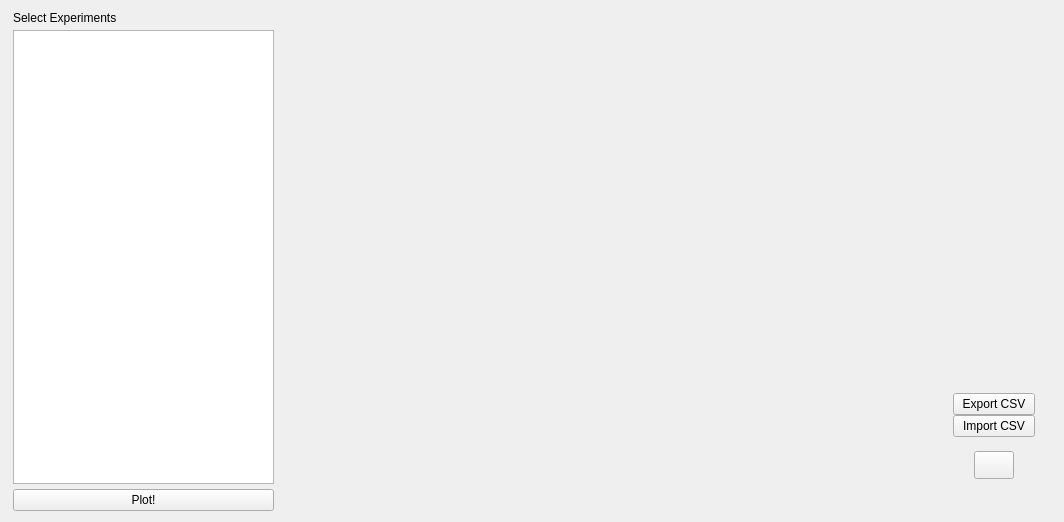
      <widget class="QWidget" name="PCA">
       <layout class="QHBoxLayout" name="horizontalLayout_4">
        <item>
         <widget class="QFrame" name="frame_7">
          <property name="minimumSize">
           <size>
            <width>272</width>
            <height>500</height>
           </size>
          </property>
          <property name="maximumSize">
           <size>
            <width>500</width>
            <height>16777215</height>
           </size>
          </property>
          <property name="styleSheet">
           <string notr="true">font: 75 10pt &quot;Ubuntu Condensed&quot;;</string>
          </property>
          <property name="frameShape">
           <enum>QFrame::NoFrame</enum>
          </property>
          <property name="frameShadow">
           <enum>QFrame::Plain</enum>
          </property>
          <property name="lineWidth">
           <number>1</number>
          </property>
          <layout class="QVBoxLayout" name="verticalLayout_2">
           <property name="spacing">
            <number>5</number>
           </property>
           <property name="leftMargin">
            <number>2</number>
           </property>
           <property name="topMargin">
            <number>0</number>
           </property>
           <property name="bottomMargin">
            <number>0</number>
           </property>
           <item>
            <widget class="QLabel" name="label_10">
             <property name="styleSheet">
              <string notr="true">font: 75 13pt &quot;Ubuntu Condensed&quot;;</string>
             </property>
             <property name="text">
              <string>Select Experiments</string>
             </property>
            </widget>
           </item>
           <item>
            <widget class="QTableView" name="tablePCA">
             <property name="minimumSize">
              <size>
               <width>0</width>
               <height>385</height>
              </size>
             </property>
             <property name="styleSheet">
              <string notr="true">font: 10pt &quot;Ubuntu Condensed&quot;;</string>
             </property>
            </widget>
           </item>
           <item>
            <widget class="QPushButton" name="PCAButton">
             <property name="maximumSize">
              <size>
               <width>16777215</width>
               <height>30</height>
              </size>
             </property>
             <property name="styleSheet">
              <string notr="true">font: 75 13pt &quot;Ubuntu Condensed&quot;;</string>
             </property>
             <property name="text">
              <string>Plot!</string>
             </property>
            </widget>
           </item>
          </layout>
         </widget>
        </item>
        <item>
         <widget class="QWidget" name="widget_3" native="true">
          <property name="minimumSize">
           <size>
            <width>730</width>
            <height>500</height>
           </size>
          </property>
          <property name="maximumSize">
           <size>
            <width>16777215</width>
            <height>16777215</height>
           </size>
          </property>
          <layout class="QHBoxLayout" name="horizontalLayout_10">
           <item>
            <widget class="QWidget" name="widget_image2" native="true">
             <property name="sizePolicy">
              <sizepolicy hsizetype="Expanding" vsizetype="Expanding">
               <horstretch>0</horstretch>
               <verstretch>0</verstretch>
              </sizepolicy>
             </property>
             <property name="minimumSize">
              <size>
               <width>640</width>
               <height>455</height>
              </size>
             </property>
             <layout class="QVBoxLayout" name="verticalLayout_23">
              <property name="spacing">
               <number>0</number>
              </property>
              <property name="leftMargin">
               <number>0</number>
              </property>
              <property name="topMargin">
               <number>0</number>
              </property>
              <property name="rightMargin">
               <number>0</number>
              </property>
              <property name="bottomMargin">
               <number>0</number>
              </property>
              <item>
               <widget class="QFrame" name="widget_image">
                <property name="frameShape">
                 <enum>QFrame::NoFrame</enum>
                </property>
                <property name="frameShadow">
                 <enum>QFrame::Plain</enum>
                </property>
               </widget>
              </item>
              <item>
               <widget class="QFrame" name="frame_35">
                <property name="minimumSize">
                 <size>
                  <width>0</width>
                  <height>30</height>
                 </size>
                </property>
                <property name="maximumSize">
                 <size>
                  <width>16777215</width>
                  <height>30</height>
                 </size>
                </property>
                <property name="frameShape">
                 <enum>QFrame::NoFrame</enum>
                </property>
                <property name="frameShadow">
                 <enum>QFrame::Plain</enum>
                </property>
                <layout class="QGridLayout" name="gridLayout_17">
                 <property name="leftMargin">
                  <number>0</number>
                 </property>
                 <property name="topMargin">
                  <number>0</number>
                 </property>
                 <property name="rightMargin">
                  <number>0</number>
                 </property>
                 <property name="bottomMargin">
                  <number>0</number>
                 </property>
                 <property name="spacing">
                  <number>0</number>
                 </property>
                 <item row="0" column="0">
                  <widget class="QLabel" name="loadingPCA">
                   <property name="text">
                    <string/>
                   </property>
                  </widget>
                 </item>
                </layout>
               </widget>
              </item>
             </layout>
            </widget>
           </item>
           <item>
            <widget class="QFrame" name="frame_22">
             <property name="minimumSize">
              <size>
               <width>90</width>
               <height>0</height>
              </size>
             </property>
             <property name="maximumSize">
              <size>
               <width>200</width>
               <height>16777215</height>
              </size>
             </property>
             <property name="frameShape">
              <enum>QFrame::NoFrame</enum>
             </property>
             <property name="frameShadow">
              <enum>QFrame::Plain</enum>
             </property>
             <layout class="QVBoxLayout" name="verticalLayout_12">
              <property name="spacing">
               <number>0</number>
              </property>
              <property name="leftMargin">
               <number>0</number>
              </property>
              <property name="topMargin">
               <number>0</number>
              </property>
              <property name="rightMargin">
               <number>0</number>
              </property>
              <property name="bottomMargin">
               <number>0</number>
              </property>
              <item>
               <widget class="QFrame" name="frame_23">
                <property name="maximumSize">
                 <size>
                  <width>16777215</width>
                  <height>60</height>
                 </size>
                </property>
                <property name="frameShape">
                 <enum>QFrame::NoFrame</enum>
                </property>
                <property name="frameShadow">
                 <enum>QFrame::Plain</enum>
                </property>
                <layout class="QVBoxLayout" name="verticalLayout_13"/>
               </widget>
              </item>
              <item>
               <widget class="QFrame" name="frame_filters_2">
                <property name="frameShape">
                 <enum>QFrame::NoFrame</enum>
                </property>
                <property name="frameShadow">
                 <enum>QFrame::Plain</enum>
                </property>
                <layout class="QVBoxLayout" name="verticalLayout_14">
                 <property name="spacing">
                  <number>0</number>
                 </property>
                 <property name="leftMargin">
                  <number>0</number>
                 </property>
                 <property name="topMargin">
                  <number>0</number>
                 </property>
                 <property name="rightMargin">
                  <number>0</number>
                 </property>
                 <property name="bottomMargin">
                  <number>0</number>
                 </property>
                 <item>
                  <widget class="QFrame" name="frame_sliders_2">
                   <property name="frameShape">
                    <enum>QFrame::NoFrame</enum>
                   </property>
                   <property name="frameShadow">
                    <enum>QFrame::Plain</enum>
                   </property>
                  </widget>
                 </item>
                 <item>
                  <widget class="QFrame" name="frame_24">
                   <property name="minimumSize">
                    <size>
                     <width>90</width>
                     <height>197</height>
                    </size>
                   </property>
                   <property name="frameShape">
                    <enum>QFrame::NoFrame</enum>
                   </property>
                   <property name="frameShadow">
                    <enum>QFrame::Plain</enum>
                   </property>
                   <layout class="QVBoxLayout" name="verticalLayout_15">
                    <item>
                     <widget class="QFrame" name="frame_25">
                      <property name="frameShape">
                       <enum>QFrame::NoFrame</enum>
                      </property>
                      <property name="frameShadow">
                       <enum>QFrame::Plain</enum>
                      </property>
                     </widget>
                    </item>
                    <item>
                     <widget class="QFrame" name="frame_26">
                      <property name="minimumSize">
                       <size>
                        <width>82</width>
                        <height>100</height>
                       </size>
                      </property>
                      <property name="maximumSize">
                       <size>
                        <width>82</width>
                        <height>100</height>
                       </size>
                      </property>
                      <property name="frameShape">
                       <enum>QFrame::NoFrame</enum>
                      </property>
                      <property name="frameShadow">
                       <enum>QFrame::Plain</enum>
                      </property>
                      <layout class="QVBoxLayout" name="verticalLayout_16">
                       <property name="spacing">
                        <number>0</number>
                       </property>
                       <property name="leftMargin">
                        <number>0</number>
                       </property>
                       <property name="topMargin">
                        <number>0</number>
                       </property>
                       <property name="rightMargin">
                        <number>0</number>
                       </property>
                       <property name="bottomMargin">
                        <number>0</number>
                       </property>
                       <item>
                        <widget class="QPushButton" name="ExportCSVPCA">
                         <property name="text">
                          <string>Export CSV</string>
                         </property>
                        </widget>
                       </item>
                       <item>
                        <widget class="QPushButton" name="ImportCSVPCA">
                         <property name="text">
                          <string>Import CSV</string>
                         </property>
                        </widget>
                       </item>
                       <item>
                        <widget class="QFrame" name="frame_56">
                         <property name="frameShape">
                          <enum>QFrame::NoFrame</enum>
                         </property>
                         <property name="frameShadow">
                          <enum>QFrame::Plain</enum>
                         </property>
                         <layout class="QGridLayout" name="gridLayout_22">
                          <item row="0" column="0">
                           <widget class="QPushButton" name="home3">
                            <property name="maximumSize">
                             <size>
                              <width>40</width>
                              <height>28</height>
                             </size>
                            </property>
                            <property name="text">
                             <string/>
                            </property>
                           </widget>
                          </item>
                         </layout>
                        </widget>
                       </item>
                      </layout>
                     </widget>
                    </item>
                   </layout>
                  </widget>
                 </item>
                </layout>
               </widget>
              </item>
             </layout>
            </widget>
           </item>
          </layout>
         </widget>
        </item>
       </layout>
      </widget>
